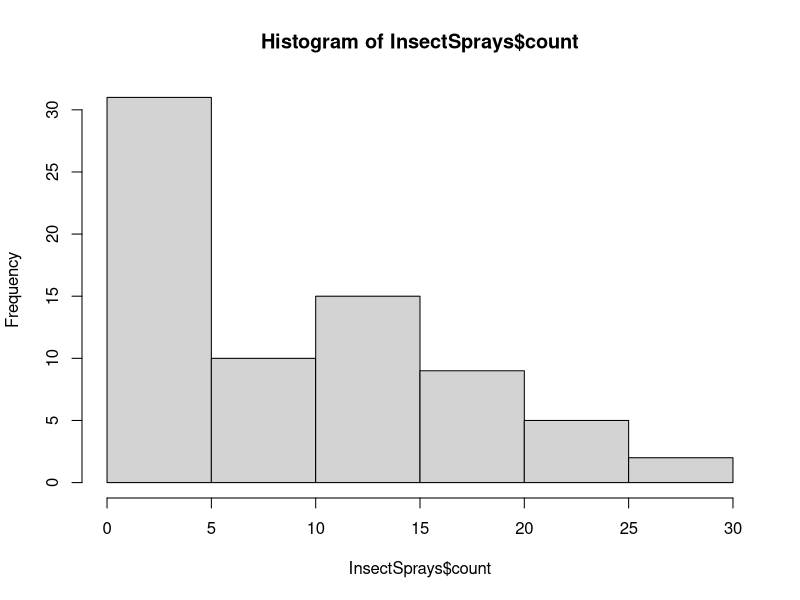
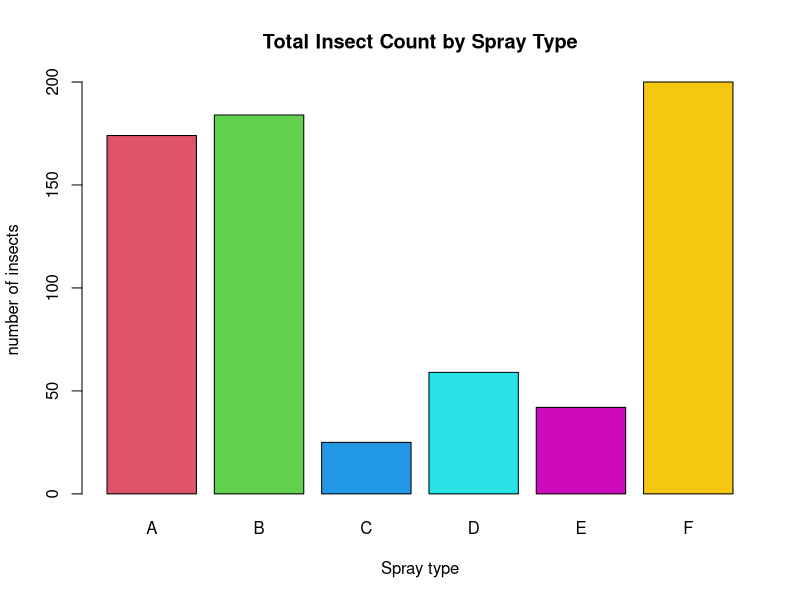
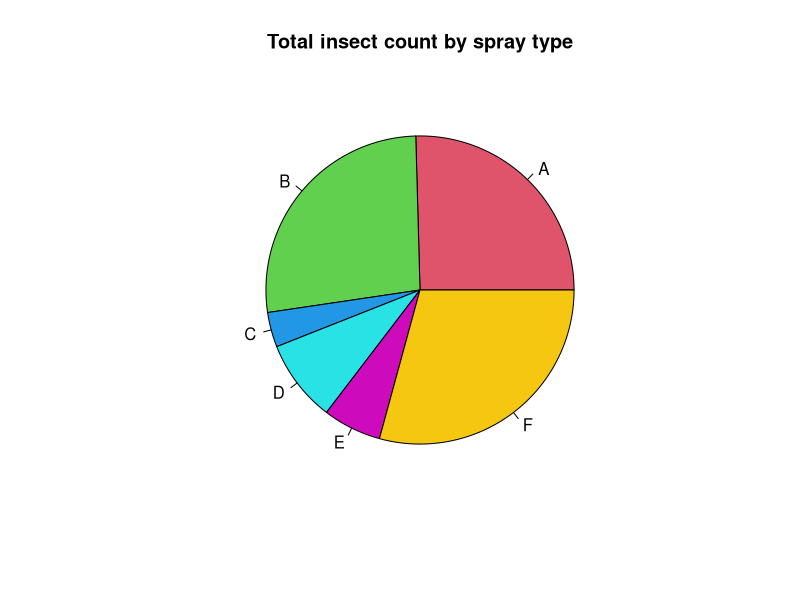

Write R code to recreate these figures, in order.
# 3.1 b
mymat <- matrix(data=c(4.3, 3.1, 8.2, 8.2, 3.2, 0.9, 1.6, 6.5),nrow=4,ncol=2,byrow=TRUE)
print(mymat)
mymat[-2,]
print(mymat[-2,])

# 13.1 a
# i. numeric-discrete
# ii. categorical-ordinal
# iii. numeric-continuous
# iv. categorical-ordinal
# v. categorical-nominal
# vi. numeric-continuous

# 13.1 b
# i. statistic, percentage of new zealanders who own a gaming console
# ii. statistic, average blemishes on all cars in the no dodgy carz yard
# iii. parameter
# iv. parameter
# v. statistic, The average number of times per day a vending machine is used in a year (not just 3 days)

# 13.3 b i
print(IQR(quakes$depth))

# 13.3 b ii
print(summary(quakes$mag[quakes$depth>=400]))
# the minimum value is the same, but the 1st and 3rd qu. differ by .2, and the median and mean differ by about .1

# 14.1 a
print(hist(InsectSprays$count))

# 14.1 b
tot <- tapply(InsectSprays$count,InsectSprays$spray,sum)
barplot(tot, main="Total Insect Count by Spray Type", xlab="Spray type", ylab="number of insects", col=2:7)
pie(tot, labels=names(tot), main="Total insect count by spray type", col=2:7)